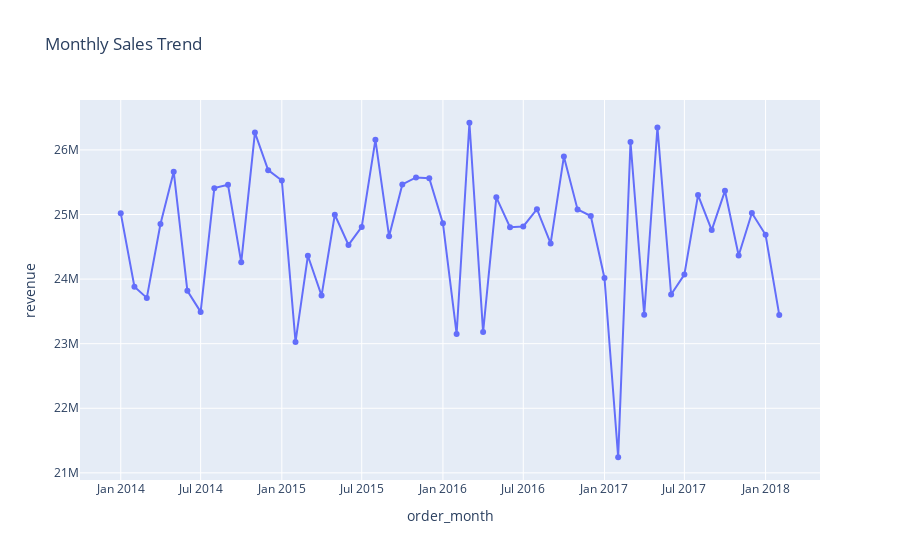

Source (notebook cell):
### Markdown cell above
# Exploratory Analysis

### Code cell
# Convert order_date to monthly period (e.g., 2022-01, 2022-02)
df['order_month'] = df['order_date'].dt.to_period('M')

monthly_sales = df.groupby('order_month')['revenue'].sum().reset_index()
monthly_sales['order_month'] = monthly_sales['order_month'].astype(str)
px.line(data_frame=monthly_sales,x='order_month',y='revenue',title='Monthly Sales Trend',markers=True )

### Figure 1 — Plotly figure (JSON) as saved in the notebook; plotly's stock layout.template omitted (floating-point values rounded to 4 significant figures)
{"data": [{"hovertemplate": "order_month=%{x}<br>revenue=%{y}<extra></extra>", "legendgroup": "", "line": {"color": "#636efa", "dash": "solid"}, "marker": {"symbol": "circle"}, "mode": "lines+markers", "name": "", "orientation": "v", "showlegend": false, "type": "scatter", "x": ["2014-01", "2014-02", "2014-03", "2014-04", "2014-05", "2014-06", "2014-07", "2014-08", "2014-09", "2014-10", "2014-11", "2014-12", "2015-01", "2015-02", "2015-03", "2015-04", "2015-05", "2015-06", "2015-07", "2015-08", "2015-09", "2015-10", "2015-11", "2015-12", "2016-01", "2016-02", "2016-03", "2016-04", "2016-05", "2016-06", "2016-07", "2016-08", "2016-09", "2016-10", "2016-11", "2016-12", "2017-01", "2017-02", "2017-03", "2017-04", "2017-05", "2017-06", "2017-07", "2017-08", "2017-09", "2017-10", "2017-11", "2017-12", "2018-01", "2018-02"], "xaxis": "x", "y": [25020000.0, 23880000.0, 23710000.0, 24850000.0, 25660000.0, 23820000.0, 23490000.0, 25410000.0, 25460000.0, 24260000.0, 26270000.0, 25690000.0, 25530000.0, 23030000.0, 24360000.0, 23740000.0, 25000000.0, 24530000.0, 24810000.0, 26160000.0, 24660000.0, 25470000.0, 25570000.0, 25560000.0, 24860000.0, 23150000.0, 26420000.0, 23180000.0, 25270000.0, 24800000.0, 24810000.0, 25080000.0, 24550000.0, 25900000.0, 25080000.0, 24980000.0, 24020000.0, 21240000.0, 26120000.0, 23450000.0, 26350000.0, 23760000.0, 24070000.0, 25300000.0, 24760000.0, 25370000.0, 24360000.0, 25020000.0, 24690000.0, 23440000.0], "yaxis": "y"}], "layout": {"legend": {"tracegroupgap": 0}, "title": {"text": "Monthly Sales Trend"}, "xaxis": {"anchor": "y", "domain": [0, 1], "title": {"text": "order_month"}}, "yaxis": {"anchor": "x", "domain": [0, 1], "title": {"text": "revenue"}}}}
